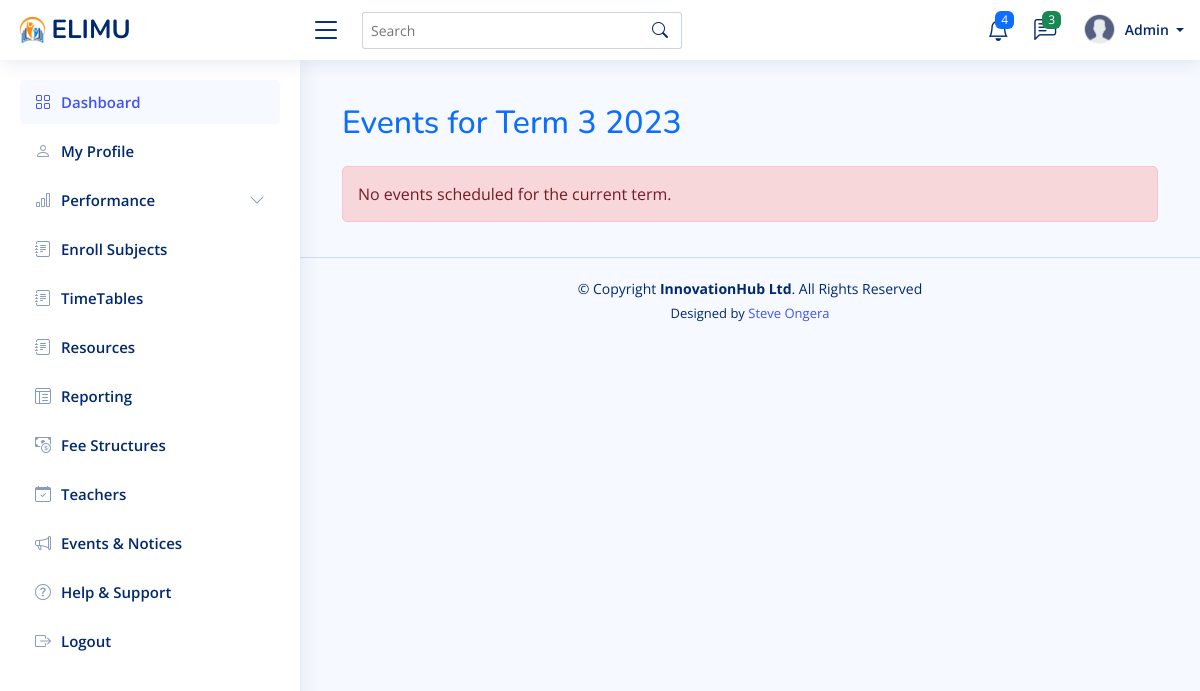
The page /events/current-term/ on the database as committed earlier.
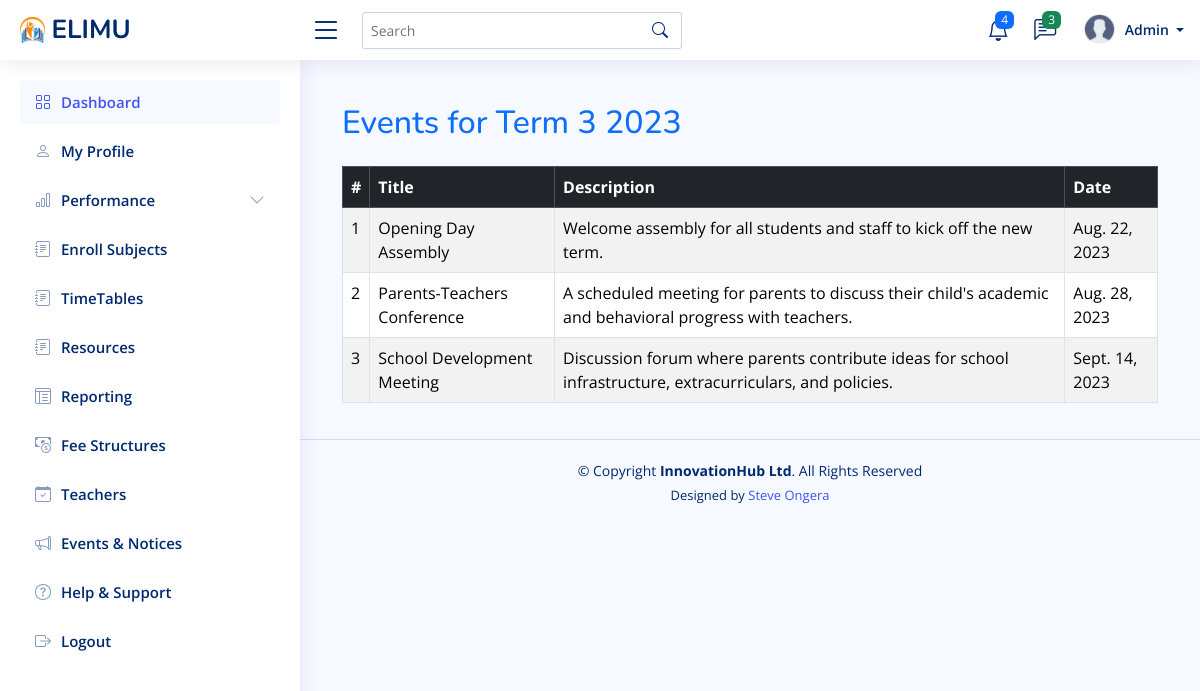
The same page on the database as committed later.
### myapp/models.py (models this page shows, shortened)
class Term(models.Model):
    name = models.CharField(max_length=50)  # Term 1, Term 2, Term 3
    year = models.IntegerField()  # e.g., 2023
    is_current = models.BooleanField(default=False)  # Indicates if this is the current active term

class Event(models.Model):
    title = models.CharField(max_length=100)
    description = models.TextField(null=True, blank=True)
    date = models.DateField()
    term = models.ForeignKey('Term', on_delete=models.CASCADE)  # Assuming event is linked to term

### myapp/views.py (the view)
# urls.py: path('events/current-term/', views.current_term_events, name='current_term_events'),
def current_term_events(request):
    current_term = Term.objects.filter(is_current=True).first()
    events = []
    if current_term:
        events = Event.objects.filter(term=current_term)
    context = {
        'current_term': current_term,
        'events': events,
    }
    return render(request, 'events/current_term_events.html', context)

### myapp/context_processors.py (called while the page is built)
def unread_messages(request):
    if request.user.is_authenticated:
        messages = Message.objects.filter(receiver=request.user, is_read=False).order_by('-timestamp')
        return {'messages': messages}
    return {'messages': []}

### templates/events/current_term_events.html
{% extends 'base/base.html' %}
{% block content %}
<div class="container mt-4">
    {% if current_term %}
        <h2 class="mb-4 text-primary">Events for {{ current_term.name }} {{ current_term.year }}</h2>
        {% if events %}
            <table class="table table-bordered table-striped">
                <thead class="table-dark">
                    <tr>
                        <th>#</th>
                        <th>Title</th>
                        <th>Description</th>
                        <th>Date</th>
                    </tr>
                </thead>
                <tbody>
                    {% for event in events %}
                    <tr>
                        <td>{{ forloop.counter }}</td>
                        <td>{{ event.title }}</td>
                        <td>{{ event.description|default:"-" }}</td>
                        <td>{{ event.date }}</td>
                    </tr>
                    {% endfor %}
                </tbody>
            </table>
        {% else %}
            <p class="alert alert-info">No events scheduled for the current term.</p>
        {% endif %}
    {% else %}
        <p class="alert alert-warning">No current term is set.</p>
    {% endif %}
</div>
{% endblock %}

### templates/base/base.html (shortened to what this page needs)
{% load static %}
<!DOCTYPE html>
<html lang="en">
<head>
  <link href="{% static 'assets/vendor/bootstrap/css/bootstrap.min.css'%}" rel="stylesheet">
  <link href="{% static 'assets/vendor/bootstrap-icons/bootstrap-icons.css'%}" rel="stylesheet">
  <link href="{% static 'assets/vendor/boxicons/css/boxicons.min.css'%}" rel="stylesheet">
  <link href="{% static 'assets/vendor/quill/quill.snow.css'%}" rel="stylesheet">
  <link href="{% static 'assets/vendor/quill/quill.bubble.css'%}" rel="stylesheet">
  <link href="{% static 'assets/vendor/remixicon/remixicon.css'%}" rel="stylesheet">
  <link href="{% static 'assets/vendor/simple-datatables/style.css'%}" rel="stylesheet">
<link href="https://cdn.jsdelivr.net/npm/bootstrap-icons/font/bootstrap-icons.css" rel="stylesheet">
  <link href="{% static 'assets/css/style.css'%}" rel="stylesheet">
  <link href="{% static 'assets/css/extra.css'%}" rel="stylesheet">
</head>
  <body>
    {% include "base/navbar.html" %}
    {% if request.user.is_staff %}
      {% include "base/sidebar.html" %}
    {% else %}
      {% include "base/student_sidebar.html" %}
    {% endif %}
    <main id="main" class="main">
        {% block content %}{% endblock %}
    </main>
    {% include 'base/footer.html'%}
 </body>
</html>

### templates/base/navbar.html (shortened to what this page needs)
{% load static %}
<header id="header" class="header fixed-top d-flex align-items-center">
    <div class="d-flex align-items-center justify-content-between">
      {% if request.user.is_staff %}
        <a href="{% url 'admin_dashboard'%}" class="logo d-flex align-items-center">
        {% else %}
        <a href="{% url 'student_dashboard'%}" class="logo d-flex align-items-center">
      {% endif %}
        <img src="{% static 'assets/img/logo.png'%}" alt="">
        <span class="d-none d-lg-block">ELIMU</span>
      </a>
      <i class="bi bi-list toggle-sidebar-btn"></i>
    </div>
    <div class="search-bar">
      <form class="search-form d-flex align-items-center" method="POST" action="#">
        <input type="text" name="query" placeholder="Search" title="Enter search keyword">
        <button type="submit" title="Search"><i class="bi bi-search"></i></button>
      </form>
    </div>
    <nav class="header-nav ms-auto">
      <ul class="d-flex align-items-center">
        <li class="nav-item dropdown">
          <a class="nav-link nav-icon" href="#" data-bs-toggle="dropdown">
            <i class="bi bi-bell"></i>
            <span class="badge bg-primary badge-number">4</span>
          </a>
            </li>
          </ul>
        <li class="nav-item dropdown">
          <a class="nav-link nav-icon" href="#" data-bs-toggle="dropdown">
            <i class="bi bi-chat-left-text"></i>
            <span class="badge bg-success badge-number">3</span>
          </a>
        </li>
        <li class="nav-item dropdown pe-3">
          <a class="nav-link nav-profile d-flex align-items-center pe-0" href="#" data-bs-toggle="dropdown">
            <img src="{% static 'assets/img/profile.png'%}" alt="Profile" class="rounded-circle">
            <span class="d-none d-md-block dropdown-toggle ps-2">
              {% if user.is_authenticated %}
                   {{ user.username }}
              {% else %}
                  Admin
              {% endif %}
            </span>
          </a>
        </li>
    </nav>
  </header>

### templates/base/student_sidebar.html (shortened to what this page needs)
{% load static %}
<aside id="sidebar" class="sidebar">
  <ul class="sidebar-nav" id="sidebar-nav">
    <li class="nav-item">
      <a class="nav-link" href="{% url 'student_dashboard'%}">
        <i class="bi bi-grid"></i>
        <span>Dashboard</span>
      </a>
    </li>
    <li class="nav-item">
      <a class="nav-link collapsed" href="{% url 'student_profile'%}">
        <i class="bi bi-person"></i>
        <span>My Profile</span>
      </a>
    </li>
    <li class="nav-item">
      <a class="nav-link collapsed" data-bs-target="#performance-nav" data-bs-toggle="collapse" href="#">
        <i class="bi bi-bar-chart"></i><span>Performance</span><i class="bi bi-chevron-down ms-auto"></i>
      </a>
    </li>
    <li class="nav-item">
      <a class="nav-link collapsed" href="{% url 'enroll_subjects'%}">
        <i class="bi bi-journal-text"></i>
        <span>Enroll Subjects</span>
      </a>
    </li>
    <li class="nav-item">
      <a class="nav-link collapsed" href="{% url 'timetable_list'%}">
        <i class="bi bi-journal-text"></i>
        <span>TimeTables</span>
      </a>
    </li>
    <li class="nav-item">
      <a class="nav-link collapsed" href="{% url 'resources_list'%}">
        <i class="bi bi-journal-text"></i>
        <span>Resources</span>
      </a>
    </li>
    <li class="nav-item">
      <a class="nav-link collapsed" data-bs-target="#exam-nav"  href="{% url 'report_for_term'%}">
        <i class="bi bi-layout-text-window-reverse"></i><span>Reporting</span>
      </a>
    </li>
    <li class="nav-item">
      <a class="nav-link collapsed" href="{% url 'view_all_fee_structures'%}">
        <i class="bi bi-cash-coin"></i>
        <span>Fee Structures</span>
      </a>
    </li>
    <li class="nav-item">
      <a class="nav-link collapsed" href="{% url 'student_teachers'  %}">
        <i class="bi bi-calendar-check"></i>
        <span>Teachers</span>
      </a>
    </li>
    <li class="nav-item">
      <a class="nav-link collapsed" href="{% url 'current_term_events'%}">
        <i class="bi bi-megaphone"></i>
        <span>Events & Notices</span>
      </a>
    </li>
    <li class="nav-item">
      <a class="nav-link collapsed" href="#">
        <i class="bi bi-question-circle"></i>
        <span>Help & Support</span>
      </a>
    </li>
    <li class="nav-item">
      <a class="nav-link collapsed" href="{% url 'logout' %}">
        <i class="bi bi-box-arrow-right"></i>
        <span>Logout</span>
      </a>
    </li>
  </ul>
</aside>

### templates/base/footer.html (shortened to what this page needs)
{% load static %}
  <footer id="footer" class="footer">
    <div class="copyright">
      &copy; Copyright <strong><span>InnovationHub Ltd</span></strong>. All Rights Reserved
    </div>
    <div class="credits">
      Designed by <a href="https://steve-ongera.com/">Steve Ongera</a>
    </div>
  </footer>

### static/assets/css/style.css (style rules this page uses)
:root { scroll-behavior: smooth; }
body { font-family: "Open Sans", sans-serif; background: #f6f9ff; color: #444444; }
a { color: #4154f1; text-decoration: none; }
h1, h2, h3, h4, h5, h6 { font-family: "Nunito", sans-serif; }
#main { margin-top: 60px; padding: 20px 30px; transition: all 0.3s; }
.logo { line-height: 1; }
@media (min-width: 1200px) { .logo { width: 280px; } }
.logo img { max-height: 26px; margin-right: 6px; }
.logo span { font-size: 26px; font-weight: 700; color: #012970; font-family: "Nunito", sans-serif; }
.header { transition: all 0.5s; z-index: 997; height: 60px; box-shadow: 0px 2px 20px rgba(1, 41, 112, 0.1); background-color: #fff; padding-left: 20px; }
.header .toggle-sidebar-btn { font-size: 32px; padding-left: 10px; cursor: pointer; color: #012970; }
.header .search-bar { min-width: 360px; padding: 0 20px; }
.header .search-form { width: 100%; }
.header .search-form input { border: 0; font-size: 14px; color: #012970; border: 1px solid rgba(1, 41, 112, 0.2); padding: 7px 38px 7px 8px; border-radius: 3px; transition: 0.3s; width: 100%; }
.header .search-form button { border: 0; padding: 0; margin-left: -30px; background: none; }
.header .search-form button i { color: #012970; }
.header-nav ul { list-style: none; }
.header-nav>ul { margin: 0; padding: 0; }
.header-nav .nav-icon { font-size: 22px; color: #012970; margin-right: 25px; position: relative; }
.header-nav .nav-profile { color: #012970; }
.header-nav .nav-profile img { max-height: 36px; }
.header-nav .nav-profile span { font-size: 14px; font-weight: 600; }
.header-nav .badge-number { position: absolute; inset: -2px -5px auto auto; font-weight: normal; font-size: 12px; padding: 3px 6px; }
.sidebar { position: fixed; top: 60px; left: 0; bottom: 0; width: 300px; z-index: 996; transition: all 0.3s; padding: 20px; overflow-y: auto; scrollbar-width: thin; scrollbar-color: #aab7cf transparent; box-shadow: 0px 0px 20px rgba(1, 41, 112, 0.1); background-color: #fff; }
@media (min-width: 1200px) { #main, #footer { margin-left: 300px; } }
.sidebar-nav { padding: 0; margin: 0; list-style: none; }
.sidebar-nav li { padding: 0; margin: 0; list-style: none; }
.sidebar-nav .nav-item { margin-bottom: 5px; }
.sidebar-nav .nav-link { display: flex; align-items: center; font-size: 15px; font-weight: 600; color: #4154f1; transition: 0.3; background: #f6f9ff; padding: 10px 15px; border-radius: 4px; }
.sidebar-nav .nav-link i { font-size: 16px; margin-right: 10px; color: #4154f1; }
.sidebar-nav .nav-link.collapsed { color: #012970; background: #fff; }
.sidebar-nav .nav-link.collapsed i { color: #899bbd; }
.sidebar-nav .nav-link .bi-chevron-down { margin-right: 0; transition: transform 0.2s ease-in-out; }
.footer { padding: 20px 0; font-size: 14px; transition: all 0.3s; border-top: 1px solid #cddfff; }
.footer .copyright { text-align: center; color: #012970; }
.footer .credits { padding-top: 5px; text-align: center; font-size: 13px; color: #012970; }

Rows that differ between the two databases and show on the page:
added Event: title "Opening Day Assembly", description "Welcome assembly for all students and staff to kick off the new term.", date "Aug. 22, 2023"
added Event: title "Parents-Teachers Conference", description "A scheduled meeting for parents to discuss their child's academic and behavioral progress with teachers.", date "Aug. 28, 2023"
added Event: title "School Development Meeting", description "Discussion forum where parents contribute ideas for school infrastructure, extracurriculars, and policies.", date "Sept. 14, 2023"
Other text that changed with them:
text no longer shown: "No events scheduled for the current term."
text now shown: "# Title Description Date"
